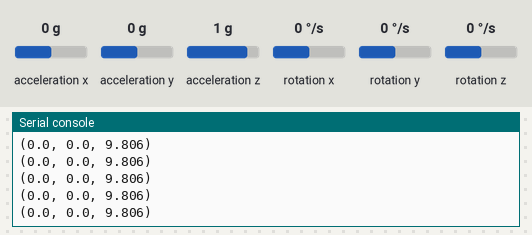
Bench run of a program on a simulated CircuitPython board. On the bench: the last lines printed to the serial console. The test bench sets the inputs (shaded band); at power-on: acceleration x 0 g, acceleration y 0 g, acceleration z 1 g, rotation x 0 °/s, rotation y 0 °/s, rotation z 0 °/s.

Above: at 1.2 s.
1.3 s: acceleration x set to -1.4 g
At 1.44 s:
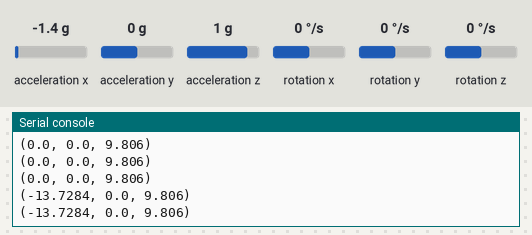
2.8 s: acceleration y set to -1.4 g
At 2.87 s:
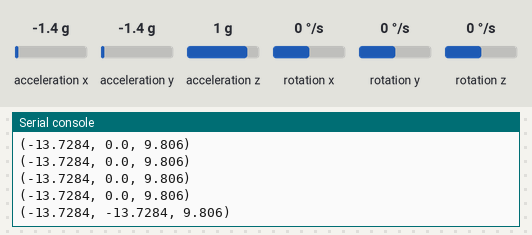
4.3 s: acceleration z set to -1.4 g
At 4.3 s:
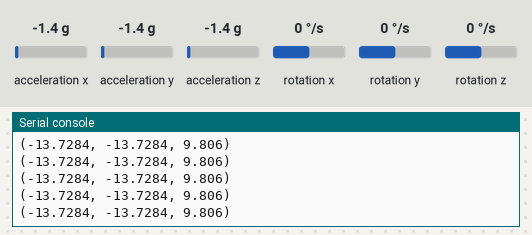

Measured:
- after the input at 1.3 s, the serial console: prints a new line at once (image 1)
- after the input at 2.8 s, the serial console: prints a new line after 0.06 s (image 2)

The program:

accel_gyro.py
```python
import time
delay_time = 0.1 # time to delay between multiple measurements

# Set up "board" (QT Py RP2040)
import board
import busio # contains an interface for using hardware-driven I2C communication from your board

i2c = busio.I2C(board.SCL1, board.SDA1)

# LSM6DS33 6 DOF sensor board
from adafruit_lsm6ds.lsm6ds33 import LSM6DS33
from adafruit_lsm6ds import Rate, AccelRange, GyroRange
sensor = LSM6DS33(i2c)

# See https://github.com/adafruit/Adafruit_CircuitPython_LSM6DS/blob/main/adafruit_lsm6ds/__init__.py for possible values

sensor.accelerometer_range = AccelRange.RANGE_4G # allowed values are 2G, 4G, 8G, and 16G
print("Accelerometer range set to: %d G" % AccelRange.string[sensor.accelerometer_range])

sensor.gyro_range = GyroRange.RANGE_500_DPS
print("Gyro range set to: %d DPS" % GyroRange.string[sensor.gyro_range])

# sensor.accelerometer_data_rate = Rate.RATE_1_66K_HZ
# sensor.accelerometer_data_rate = Rate.RATE_12_5_HZ
print("Accelerometer rate set to: %d HZ" % Rate.string[sensor.accelerometer_data_rate])

# sensor.gyro_data_rate = Rate.RATE_1_66K_HZ
print("Gyro rate set to: %d HZ" % Rate.string[sensor.gyro_data_rate])

print()

while True: # uncomment to capture one measurement
# while True: # uncomment for infinite loop
# for count in range(10): # uncomment for 10 measurements
    xa = sensor.acceleration[0]
    ya = sensor.acceleration[1]
    za = sensor.acceleration[2]

    # gyro has calibrations for zero rotation added
    xg = sensor.gyro[0] - 0.058
    yg = sensor.gyro[1] + 0.161
    zg = sensor.gyro[2] + 0.053

    print( (xa, ya, za) ) # Use this line to plot acceleration.
    #print( (xg, yg, zg) ) # Use this line to plot rotation.
    time.sleep(delay_time)
```
